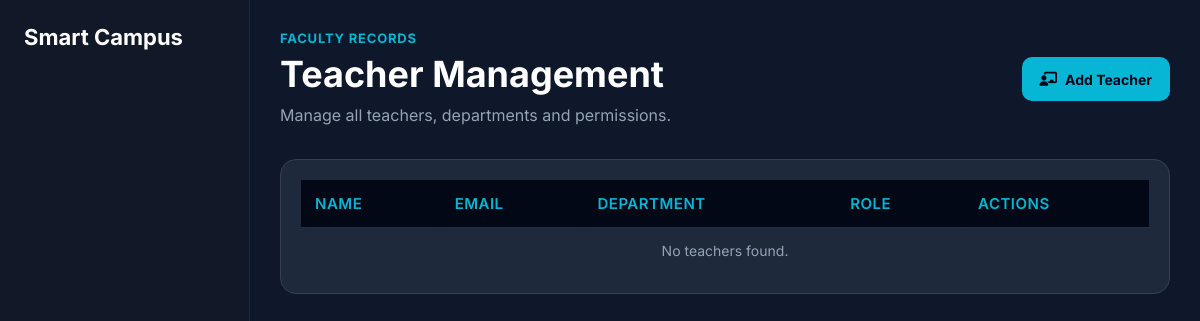
Before: /teachers/ (signed in) with the older database file.
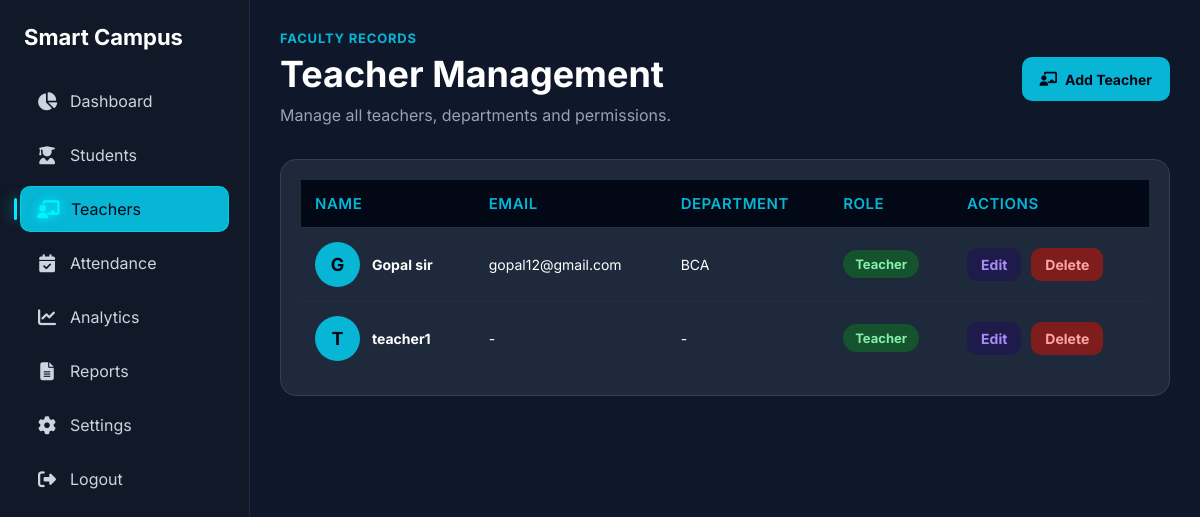
After: the same page with the newer database file.
### apps/authentication/models.py (models this page shows, shortened)
class UserProfile(models.Model):
    ROLE_CHOICES = (
        ("admin", "Admin"),
        ("teacher", "Teacher"),
        ("student", "Student"),
    )
    user = models.OneToOneField(
        User,
        on_delete=models.CASCADE,
        related_name="userprofile"
    )
    role = models.CharField(
        max_length=20,
        choices=ROLE_CHOICES,
        default="student"
    )
    department = models.CharField(
        max_length=100,
        blank=True,
        default=""
    )

### apps/authentication/views.py (the view)
# urls.py: path("teachers/", admin_teachers, name="admin_teachers"),
@login_required
@admin_only
def admin_teachers(request):
    teachers = (
        UserProfile.objects
        .select_related("user")
        .filter(role="teacher")
        .order_by("user__username")
    )
    return render(
        request,
        "teachers/teachers_list.html",
        {"teachers": teachers}
    )

### templates/teachers/teachers_list.html
{% extends 'base/base.html' %}
{% load static %}
{% block content %}
<link rel="stylesheet" href="{% static 'css/dashboard.css' %}">
<div class="teachers-container">
    <div class="teachers-header">
        <div>
            <p class="teachers-kicker">Faculty Records</p>
            <h1 class="teachers-title">
                Teacher Management
            </h1>
            <p class="teachers-subtitle">
                Manage all teachers, departments and permissions.
            </p>
        </div>
        <a href="{% url 'add_teacher' %}" class="add-teacher-btn">
            <i class="fas fa-chalkboard-user"></i>
            <span>Add Teacher</span>
        </a>
    </div>
    <div class="students-table-card">
        <div class="students-table-wrap">
            <table>
                <thead>
                    <tr>
                        <th>Name</th>
                        <th>Email</th>
                        <th>Department</th>
                        <th>Role</th>
                        <th>Actions</th>
                    </tr>
                </thead>
                <tbody>
                    {% for teacher in teachers %}
                        <tr>
                            <td>
                                <div class="teacher-name-cell">
                                    <div class="student-avatar">
                                        {{ teacher.user.username|default:"T"|slice:":1" }}
                                    </div>
                                    <span>{{ teacher.user.username }}</span>
                                </div>
                            </td>
                            <td>{{ teacher.user.email|default:"-" }}</td>
                            <td>{{ teacher.department|default:"-" }}</td>
                            <td>
                                <span class="status-badge success">
                                    Teacher
                                </span>
                            </td>
                            <td>
                                <div class="action-buttons">
                                    <a href="{% url 'update_teacher' teacher.id %}" class="edit-btn">
                                        Edit
                                    </a>
                                    <a
                                        href="{% url 'delete_teacher' teacher.id %}"
                                        class="delete-btn"
                                        onclick="return confirm('Delete this teacher?');"
                                    >
                                        Delete
                                    </a>
                                </div>
                            </td>
                        </tr>
                    {% empty %}
                        <tr>
                            <td colspan="5" class="empty-state">
                                No teachers found.
                            </td>
                        </tr>
                    {% endfor %}
                </tbody>
            </table>
        </div>
    </div>
</div>
{% endblock %}

### templates/base/base.html (shortened to what this page needs)
{% load static %}
<!DOCTYPE html>
<html lang="en">
<head>
    <link rel="stylesheet" href="https://cdnjs.cloudflare.com/ajax/libs/font-awesome/6.4.0/css/all.min.css">
    <link rel="stylesheet" href="{% static 'css/style.css' %}">
</head>
<body>
    <aside class="sidebar" id="sidebar">
        <h2>Smart Campus</h2>
        <ul class="sidebar-menu">
            {% if request.user.is_authenticated %}
                {% with role=request.user.userprofile.role current=request.resolver_match.url_name %}
                    {% if request.user.userprofile.role == 'admin' %}
                        <li>
                            <a class="{% if current == 'admin_dashboard' or current == 'dashboard' %}active{% endif %}" href="{% url 'admin_dashboard' %}">
                                <i class="fas fa-chart-pie"></i>
                                <span>Dashboard</span>
                            </a>
                        </li>
                        <li>
                            <a class="{% if current == 'students_list' or current == 'students_page' or current == 'student_detail' %}active{% endif %}" href="{% url 'students_page' %}">
                                <i class="fas fa-user-graduate"></i>
                                <span>Students</span>
                            </a>
                        </li>
                        <li>
                            <a class="{% if current == 'admin_teachers' or current == 'add_teacher' %}active{% endif %}" href="{% url 'admin_teachers' %}">
                                <i class="fas fa-chalkboard-user"></i>
                                <span>Teachers</span>
                            </a>
                        </li>
                        <li>
                            <a class="{% if current == 'attendance_list' or current == 'add_attendance' %}active{% endif %}" href="{% url 'attendance_list' %}">
                                <i class="fas fa-calendar-check"></i>
                                <span>Attendance</span>
                            </a>
                        </li>
                        <li>
                            <a class="{% if current == 'analytics' %}active{% endif %}" href="{% url 'analytics' %}">
                                <i class="fas fa-chart-line"></i>
                                <span>Analytics</span>
                            </a>
                        </li>
                        <li>
                            <a class="{% if current == 'reports' %}active{% endif %}" href="{% url 'reports' %}">
                                <i class="fas fa-file-lines"></i>
                                <span>Reports</span>
                            </a>
                        </li>
                        <li>
                            <a class="{% if current == 'settings' %}active{% endif %}" href="{% url 'settings' %}">
                                <i class="fas fa-gear"></i>
                                <span>Settings</span>
                            </a>
                        </li>
                        <li>
                            <a href="{% url 'logout' %}">
                                <i class="fas fa-right-from-bracket"></i>
                                <span>Logout</span>
                            </a>
                        </li>
                    {% endif %}
                {% endwith %}
            {% endif %}
        </ul>
    </aside>
    <main class="main-content">
        {% block content %}
        {% endblock %}
    </main>
</body>
</html>

### static/css/dashboard.css (style rules this page uses)
body { background: #0f172a; color: #f8fafc; font-family: Arial, sans-serif; margin: 0; padding: 0; }
.sidebar { background: #111827; border-right: 1px solid #1f2937; box-shadow: none; min-height: 100vh; padding: 20px; width: 250px; }
.sidebar h2 { color: #ffffff; font-size: 22px; letter-spacing: 0; margin-bottom: 28px; text-align: left; text-shadow: none; text-transform: none; }
.sidebar ul, .sidebar-menu { display: grid; gap: 8px; list-style: none; }
.sidebar ul li { margin: 0; }
.sidebar a, .sidebar ul li a, .sidebar-menu li a { align-items: center; border: 0; border-radius: 10px; color: #cbd5e1; display: flex; gap: 12px; margin-bottom: 0; padding: 12px 16px; text-decoration: none; transition: background 0.2s ease, color 0.2s ease; }
.sidebar .active, .sidebar ul li a.active, .sidebar-menu li a.active { background: #06b6d4; color: #020617; box-shadow: none; transform: none; }
.sidebar a i, .sidebar ul li a i, .sidebar-menu li a i { color: inherit; margin: 0; text-shadow: none; width: 22px; }
.main-content { margin-left: 250px; padding: 30px; width: calc(100% - 250px); }
.dashboard-container, .students-container, .teachers-container { display: grid; gap: 24px; padding: 0; }
.dashboard-header, .students-header, .teachers-header { align-items: center; display: flex; flex-wrap: wrap; gap: 20px; justify-content: space-between; margin-bottom: 6px; }
.dashboard-kicker, .students-kicker, .teachers-kicker { color: #06b6d4; font-size: 13px; font-weight: 700; letter-spacing: 0.8px; margin: 0 0 8px; text-transform: uppercase; }
.dashboard-title, .students-title, .teachers-title { color: #ffffff; display: block; font-size: 36px; font-weight: 700; line-height: 1.15; margin: 0; }
.dashboard-title::after, .students-title::after, .teachers-title::after, .form-title::after { display: none; }
.dashboard-subtitle, .students-subtitle, .teachers-subtitle { color: #94a3b8; line-height: 1.6; margin: 8px 0 0; }
.dashboard-btn, .add-student-btn, .add-teacher-btn, .submit-btn { align-items: center; background: #06b6d4; border: 0; border-radius: 10px; color: #020617; cursor: pointer; display: inline-flex; font-size: 14px; font-weight: 700; gap: 8px; justify-content: center; min-height: 44px; padding: 12px 18px; text-decoration: none; transition: background 0.2s ease; }
.stats-card, .chart-card, .table-card, .quick-actions-card, .profile-card, .progress-card, .students-table-card, .report-card, .form-card { background: #1e293b; border: 1px solid #334155; border-radius: 16px; box-shadow: none; }
.table-card, .students-table-card { padding: 20px; }
.dashboard-table-wrap, .students-table-wrap { overflow-x: auto; width: 100%; }
table { border-collapse: collapse; min-width: 620px; width: 100%; }
table th { color: #06b6d4; font-size: 15px; padding: 14px; text-align: left; }
table td { border-top: 1px solid #334155; color: #ffffff; padding: 14px; vertical-align: middle; }
.status-badge { border-radius: 20px; display: inline-flex; font-size: 13px; font-weight: 700; padding: 6px 12px; white-space: nowrap; }
.status-badge.success, .success { background: #14532d; color: #86efac; }
.profile-avatar, .student-avatar { align-items: center; background: #06b6d4; border-radius: 50%; color: #020617; display: flex; font-size: 30px; font-weight: 700; height: 80px; justify-content: center; overflow: hidden; text-transform: uppercase; width: 80px; }
.student-avatar { flex: 0 0 45px; font-size: 18px; height: 45px; width: 45px; }
.student-name-link, .teacher-name-cell span { color: #ffffff; font-weight: 700; text-decoration: none; }
.teacher-name-cell { align-items: center; display: flex; gap: 12px; }
.action-buttons { display: flex; flex-wrap: wrap; gap: 10px; }
.view-btn, .edit-btn, .delete-btn { border-radius: 10px; font-size: 14px; font-weight: 700; padding: 8px 14px; text-decoration: none; transition: background 0.2s ease; }
.edit-btn { background: #1e1b4b; color: #a78bfa; }
.delete-btn { background: #7f1d1d; color: #fca5a5; }

Changed rows visible on the page:
added UserProfile: user.username "G", user.username "Gopal sir", user.email "gopal12@gmail.com", department "BCA"
added UserProfile: user.username "T", user.username "teacher1", user.email "-", department "-"
Other visible differences:
text no longer shown: "No teachers found."
text now shown: "Dashboard Students Teachers Attendance Analytics Reports Settings Logout"
